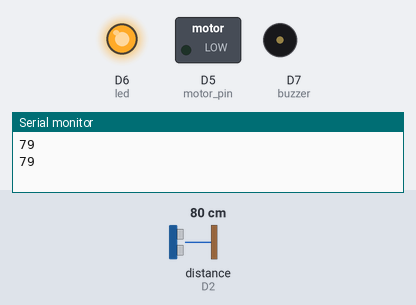
Bench run of a sketch on a simulated ESP8266 (NodeMCU). Shown: switched loads named in the sketch (green lamp = pin HIGH), output pins drawn as LEDs (lit = HIGH), buzzer (waves = sounding, pin HIGH), the last lines printed to the serial monitor. Wiring (inferred from the names in the program): ultrasonic range finder: trigger D1; echo D2. The inputs (shaded band) are chosen by the test bench; at power-on: distance to the obstacle (sensor on D2) 80 cm. The echo pulse lasts 58.3 µs per cm; pins used as bus, display or sensor lines are not drawn.

Above: at 1.8 s.
1.9 s: distance to the obstacle (sensor on D2) set to 38 cm
3.4 s: distance to the obstacle (sensor on D2) set to 34 cm
At 4.8 s:
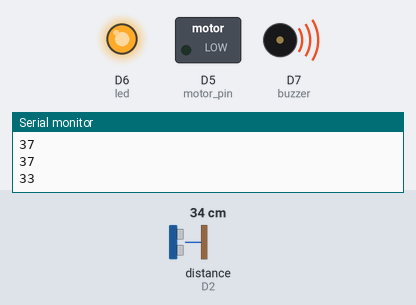
7.5 s: distance to the obstacle (sensor on D2) set to 28 cm
At 9.2 s:
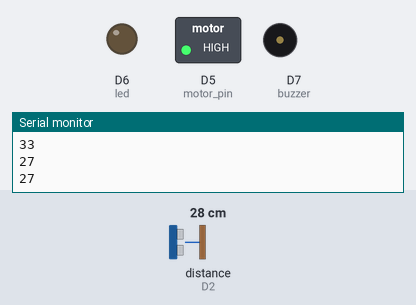
9.5 s: distance to the obstacle (sensor on D2) set to 95 cm
11.2 s: distance to the obstacle (sensor on D2) set to 106 cm
At 13.2 s:
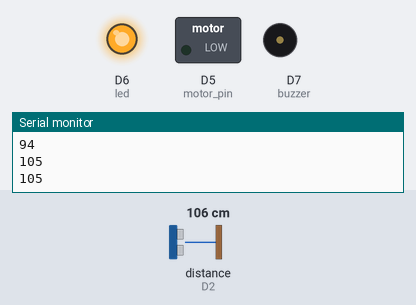
13.5 s: distance to the obstacle (sensor on D2) set to 2 cm
At 15.0 s:
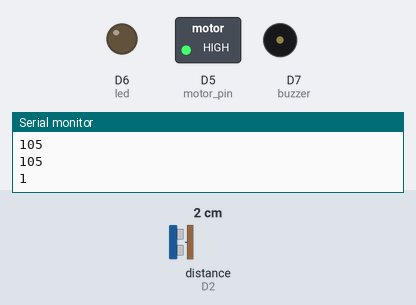
Timing chart, 0 to 16.5 s (numbered marks = the images above; inputs shaded):
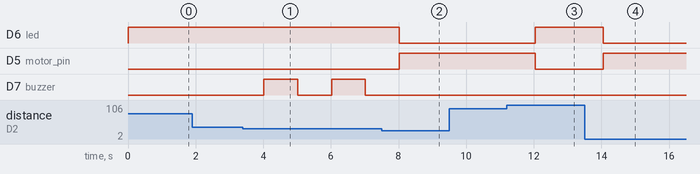

Measured:
- the behaviour switches between 36 and 35 cm on distance to the obstacle (sensor on D2) (found by bisection; images 0 and 1)
- the behaviour switches between 31 and 30 cm on distance to the obstacle (sensor on D2) (found by bisection; images 1 and 2)
- the behaviour switches between 100 and 101 cm on distance to the obstacle (sensor on D2) (found by bisection; images 2 and 3)
- after the input at 3.4 s, D7 (buzzer): alternates HIGH for 1.0 s and LOW for 1.0 s, starting after 0.62 s
- after the input at 7.5 s, D6 (led): HIGH → LOW after 0.52 s; D5 (motor_pin): LOW → HIGH after 0.52 s; D7 (buzzer): stays LOW (without the input it goes to HIGH after 0.52 s)
- after the input at 11.2 s, D6 (led): LOW → HIGH after 0.84 s; D5 (motor_pin): HIGH → LOW after 0.84 s
- after the input at 13.5 s, D6 (led): HIGH → LOW after 0.55 s; D5 (motor_pin): LOW → HIGH after 0.55 s

The sketch:

eco-fill.ino
```cpp
#define trigpin D1      // Ultrasonic sensor trig pin
#define echopin D2      // Ultrasonic sensor echo pin
#define motor_pin D5     // Relay control pin for water pump
#define led D6    // Buzzer pin
#define buzzer D7
// const int trigpin = D1;
// const int echopin = D2;
// const int motor_pin = D5;
// const int
long duration;
long distance;

bool motor;
bool automatic_mode = true;
bool manual_mode =false;


void setup(){
  pinMode(trigpin,OUTPUT);
  pinMode(echopin,INPUT);
  pinMode(motor_pin,OUTPUT);
  pinMode(led,OUTPUT);
  pinMode(buzzer,OUTPUT);
  Serial.begin(9600);


}

void loop(){


  digitalWrite(trigpin,LOW);
  delayMicroseconds(2);
  digitalWrite(trigpin,HIGH);
  delayMicroseconds(10);
  digitalWrite(trigpin,LOW);

  duration = pulseIn(echopin,HIGH);
  distance = duration * 0.034/2;
  int level = map(distance,0,100, 0,100);
  Serial.println(level);
  int motor_chalu=0;

  if(distance < 30){
    motor = true;
    // digitalWrite(led,HIGH);
  }
  if(distance >=100){
    motor = false;
    // digitalWrite(led,LOW);
  }

  if(motor){

    digitalWrite(motor_pin,HIGH);
    motor_chalu=0;
    digitalWrite(led,LOW);


  }

  else{
    digitalWrite(motor_pin,LOW);
    motor_chalu=1;
    digitalWrite(led,HIGH);

  }
  if(motor_chalu==1 && distance<35)
  {
    digitalWrite(buzzer,HIGH);
    delay(1000);
    digitalWrite(buzzer,LOW);
  }

delay(1000);
}
```
